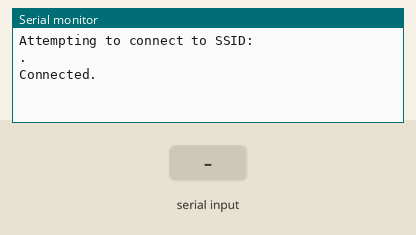
Simulated run of this sketch. Board: ESP8266 (NodeMCU). Shown: the last lines printed to the serial monitor. The test bench sets the inputs (shaded band). WiFi joins after 1.5 s; servers stay silent unless stated; not simulated (calls return 0 or success): secrets.h.

Above: at 6.2 s.
6.3 s: "@" received over Serial
At 9.1 s:
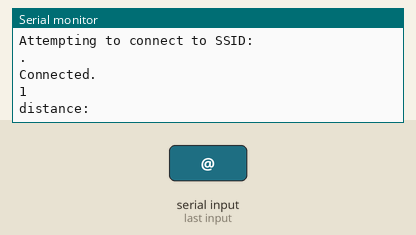
9.3 s: "#" received over Serial
At 12.1 s:
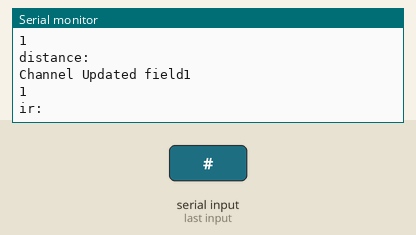
12.3 s: "$" received over Serial
At 15.2 s:
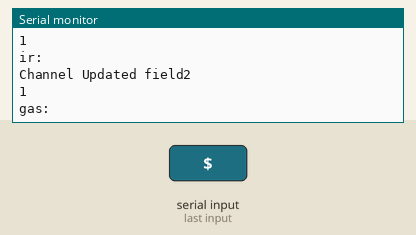
15.3 s: "%" received over Serial
At 19.0 s:
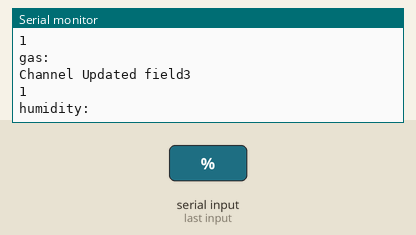

The sketch:

smartwastethingspeak.ino
```cpp
#include <ESP8266WiFi.h>
#include "ThingSpeak.h"
#include "secrets.h"


char ssid[] = "project";   // your network SSID (name)
char pass[] = "12345678";   // your network password
int keyIndex = 0;            // your network key Index number (needed only for WEP)
WiFiClient  client;

unsigned long myChannelNumber =  2026860;
const char * myWriteAPIKey = "9QIQX37M4M3FSTUT" ;

String m1,m2,m3,m4,t;
String m,c,k,d,e,f;
int n;
void setup()
{
  Serial.begin(9600);
  WiFi.mode(WIFI_STA);

  ThingSpeak.begin(client); // Initialize ThingSpeak
  if (WiFi.status() != WL_CONNECTED) {
    Serial.print("Attempting to connect to SSID: ");
    Serial.println(SECRET_SSID);
    while (WiFi.status() != WL_CONNECTED) {
      WiFi.begin(ssid, pass);  // Connect to WPA/WPA2 network. Change this line if using open or WEP network
      Serial.print(".");
      delay(5000);
    }
    Serial.println("\nConnected.");
  }
}

void loop()
{

  if (Serial.available() > 0)
  {
    k = Serial.readString();
//    Serial.println(voltage);
    delay(1000);


if (k[0] == '@')
    {
      n = k.length();
      Serial.println(n);
      m = k.substring(1,n);
      Serial.print("distance:");
      Serial.println(m);
      ThingSpeak.writeField(myChannelNumber, 1, m, myWriteAPIKey); //Update in ThingSpeak
      delay(1000);
      Serial.println("Channel Updated field1");
    }
    if (k[0] == '#')
    {
      n = k.length();
      Serial.println(n);
      m1 = k.substring(1,n);
      Serial.print("ir:");
      Serial.println(m1);
      ThingSpeak.writeField(myChannelNumber, 2, m1, myWriteAPIKey); //Update in ThingSpeak
      delay(1000);
      Serial.println("Channel Updated field2");
    }
    if (k[0] == '$')
    {
      n = k.length();
      Serial.println(n);
      m2 = k.substring(1,n);
      Serial.print("gas:");
      Serial.println(m2);
      ThingSpeak.writeField(myChannelNumber, 3, m2, myWriteAPIKey); //Update in ThingSpeak
      delay(1000);
      Serial.println("Channel Updated field3");
    }
    if (k[0] == '%')
    {
      n = k.length();
      Serial.println(n);
      m3 = k.substring(1,n);
      Serial.print("humidity:");
      Serial.println(m2);
      ThingSpeak.writeField(myChannelNumber, 4, m3, myWriteAPIKey); //Update in ThingSpeak
      delay(1000);
      Serial.println("Channel Updated field4");
    }
  }
}
```

Measured:
- after the input at 6.3 s, the serial monitor: prints a new line after 2.0 s (image 1)
- after the input at 9.3 s, the serial monitor: prints a new line after 2.3 s (image 2)
- after the input at 12.3 s, the serial monitor: prints a new line after 2.6 s (image 3)
- after the input at 15.3 s, the serial monitor: prints a new line after 2.9 s (image 4)
